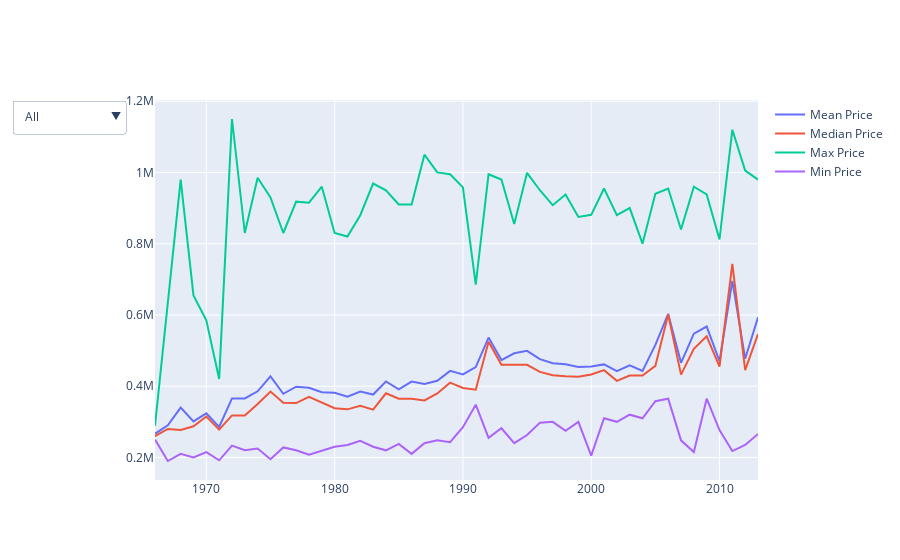

The notebook cell this image was saved under:
### Code cell
df11 = pd.read_excel("C://Users//Denzel//Desktop//resaleflatprice_140922.xlsx", sheet_name="resale-flat-prices-based-on-reg")

#group by averages etc
mean_price_lease=df11.groupby('lease_commence_date', as_index=False)['resale_price'].mean()
median_price_lease=df11.groupby('lease_commence_date', as_index=False)['resale_price'].median()
max_price_lease=df11.groupby('lease_commence_date', as_index=False)['resale_price'].max()
min_price_lease=df11.groupby('lease_commence_date', as_index=False)['resale_price'].min()

#convert groupby to dataframe
dfmean = pd.DataFrame(mean_price_lease)
dfmedian = pd.DataFrame(median_price_lease)
dfmax = pd.DataFrame(max_price_lease)
dfmin = pd.DataFrame(min_price_lease)

#convert dataframe to numpy array
s_mean = dfmean['resale_price'].to_numpy()
s_median = dfmedian['resale_price'].to_numpy()
s_max = dfmax['resale_price'].to_numpy()
s_min = dfmin['resale_price'].to_numpy()
s_year = dfmin['lease_commence_date'].to_numpy()

# Create graph
fig = go.Figure()

fig.add_trace(go.Scatter(x=s_year, y=s_mean,
                    mode='lines',
                    name='Mean Price'))
fig.add_trace(go.Scatter(x=s_year, y=s_median,
                    mode='lines',
                    name='Median Price'))
fig.add_trace(go.Scatter(x=s_year, y=s_max,
                    mode='lines',
                    name='Max Price'))
fig.add_trace(go.Scatter(x=s_year, y=s_min,
                    mode='lines',
                    name='Min Price'))

# #creating count
# fcount = df11['lease_commence_date'].value_counts()
# dfcount = pd.DataFrame(fcount)
# dfcount.reset_index(inplace=True)
# dfcount.columns = ['lease_commence_date', 'count']
# dfcount = dfcount.sort_values('lease_commence_date')
# s_count = dfcount['count'].to_numpy()

# #adding count bar chart
# fig.add_trace(go.Bar(x=s_year, y=s_count, visible = True))


# Add dropdown
fig.update_layout(
    updatemenus=[
        dict(
            active=0,
            buttons=list([
                dict(label="All",
                     method="update",
                     args=[{"visible": [True]},
                           {"title": "Resale Price over time",
                            }]),
                dict(label="Mean Price",
                     method="update",
                     args=[{"visible": [True, False, False, False]},
                           {"title": "Mean Price",
                            }]),
                dict(label="Median Price",
                     method="update",
                     args=[{"visible": [False, True, False, False]},
                           {"title": "Median Price",
                            }]),
                dict(label="Max Price",
                     method="update",
                     args=[{"visible": [False,False, True, False]},
                           {"title": "Max Price",
                            }]),
                dict(label="Min Price",
                     method="update",
                     args=[{"visible": [False, False, False,True]},
                           {"title": "Min Price",
                            }]),
                
            ]),
        )
    ])

fig

### Figure 1 — Plotly figure (JSON) as saved in the notebook; plotly's stock layout.template omitted (floating-point values rounded to 4 significant figures)
{"data": [{"mode": "lines", "name": "Mean Price", "type": "scatter", "x": [1966, 1967, 1968, 1969, 1970, 1971, 1972, 1973, 1974, 1975, 1976, 1977, 1978, 1979, 1980, 1981, 1982, 1983, 1984, 1985, 1986, 1987, 1988, 1989, 1990, 1991, 1992, 1993, 1994, 1995, 1996, 1997, 1998, 1999, 2000, 2001, 2002, 2003, 2004, 2005, 2006, 2007, 2008, 2009, 2010, 2011, 2012, 2013], "y": [266300.0, 290300.0, 340000.0, 301000.0, 323700.0, 285600.0, 365600.0, 365500.0, 385600.0, 427300.0, 378600.0, 398700.0, 395600.0, 383200.0, 381800.0, 370400.0, 385200.0, 376500.0, 413300.0, 391200.0, 412800.0, 406000.0, 415000.0, 443000.0, 433000.0, 453800.0, 536300.0, 473200.0, 492400.0, 499200.0, 476100.0, 464400.0, 461700.0, 454100.0, 455400.0, 461100.0, 442200.0, 458700.0, 443000.0, 515800.0, 602700.0, 465700.0, 547300.0, 567400.0, 469900.0, 695500.0, 477200.0, 593200.0]}, {"mode": "lines", "name": "Median Price", "type": "scatter", "x": [1966, 1967, 1968, 1969, 1970, 1971, 1972, 1973, 1974, 1975, 1976, 1977, 1978, 1979, 1980, 1981, 1982, 1983, 1984, 1985, 1986, 1987, 1988, 1989, 1990, 1991, 1992, 1993, 1994, 1995, 1996, 1997, 1998, 1999, 2000, 2001, 2002, 2003, 2004, 2005, 2006, 2007, 2008, 2009, 2010, 2011, 2012, 2013], "y": [260000, 280000, 277000, 287500, 315000, 278000, 318000, 317500, 350000, 385000, 353400, 352500, 370000, 355000, 338000, 335000, 345000, 334000, 380000, 365000, 365000, 360000, 379500, 409944, 395000, 390000, 525000, 460000, 460000, 460000, 440000, 430444, 428000, 426400, 433000, 445000, 415000, 430000, 430000, 456944, 601444, 432500, 505000, 540000, 455000, 743000, 445000, 546444]}, {"mode": "lines", "name": "Max Price", "type": "scatter", "x": [1966, 1967, 1968, 1969, 1970, 1971, 1972, 1973, 1974, 1975, 1976, 1977, 1978, 1979, 1980, 1981, 1982, 1983, 1984, 1985, 1986, 1987, 1988, 1989, 1990, 1991, 1992, 1993, 1994, 1995, 1996, 1997, 1998, 1999, 2000, 2001, 2002, 2003, 2004, 2005, 2006, 2007, 2008, 2009, 2010, 2011, 2012, 2013], "y": [289000, 635000, 980000, 655000, 585000, 420000, 1150000, 830000, 985000, 930000, 830000, 918000, 915000, 960000, 830000, 820000, 880000, 968888, 950000, 910000, 910000, 1050000, 1000000, 995000, 958000, 685000, 995000, 980000, 855000, 998888, 950000, 908000, 938000, 875000, 881000, 955000, 880000, 900000, 800000, 940000, 955000, 840000, 960000, 938000, 812000, 1120000, 1005000, 980000]}, {"mode": "lines", "name": "Min Price", "type": "scatter", "x": [1966, 1967, 1968, 1969, 1970, 1971, 1972, 1973, 1974, 1975, 1976, 1977, 1978, 1979, 1980, 1981, 1982, 1983, 1984, 1985, 1986, 1987, 1988, 1989, 1990, 1991, 1992, 1993, 1994, 1995, 1996, 1997, 1998, 1999, 2000, 2001, 2002, 2003, 2004, 2005, 2006, 2007, 2008, 2009, 2010, 2011, 2012, 2013], "y": [250000, 190000, 210000, 200000, 215000, 192000, 233000, 220000, 225000, 195000, 228000, 220000, 208000, 220000, 230000, 235000, 246888, 230000, 220000, 238000, 210000, 240000, 248000, 243000, 285000, 348000, 255000, 282000, 240000, 263000, 297500, 300000, 275000, 300000, 205000, 310000, 300000, 320000, 310000, 358000, 365000, 248000, 215000, 365000, 277000, 218000, 235000, 266000]}], "layout": {"updatemenus": [{"active": 0, "buttons": [{"args": [{"visible": [true]}, {"title": "Resale Price over time"}], "label": "All", "method": "update"}, {"args": [{"visible": [true, false, false, false]}, {"title": "Mean Price"}], "label": "Mean Price", "method": "update"}, {"args": [{"visible": [false, true, false, false]}, {"title": "Median Price"}], "label": "Median Price", "method": "update"}, {"args": [{"visible": [false, false, true, false]}, {"title": "Max Price"}], "label": "Max Price", "method": "update"}, {"args": [{"visible": [false, false, false, true]}, {"title": "Min Price"}], "label": "Min Price", "method": "update"}]}]}}
